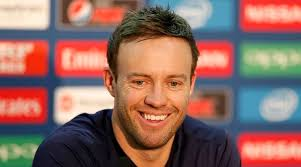
#> input picture abd1.jpg, 301 x 167 px
$ python opencv_face_smile_eye_detecton.py
#> lines starting #> are read from the running program, lines starting #| are printed output that depends on the picture; after the words box and inside, x2 and y2 are one past the last pixel; in counts of white or black regions, pixels touching at a corner belong together
import cv2


face_cascade=cv2.CascadeClassifier('haarcascade_frontalface_default.xml') #face detection
eye_cascade=cv2.CascadeClassifier('haarcascade_eye.xml') #eye detection
smile_cascade=cv2.CascadeClassifier('haarcascade_smile.xml')    #smile detection

#read the image
img=cv2.imread('abd1.jpg')
#> img is the input picture: shape (167, 301, 3); mean B, G, R 98.2, 106.4, 144.4

#convert to gray scale
gray=cv2.cvtColor(img,cv2.COLOR_BGR2GRAY)
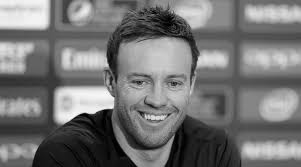
#> gray: shape (167, 301); min 0, max 252, mean 116.8

#detect faces
faces = face_cascade.detectMultiScale(gray, scaleFactor=1.1, minNeighbors=5)
#> faces = [[112, 47, 87, 87]]
#draw rectangle around the faces
for (x,y,w,h) in faces:
    cv2.rectangle(img, (x, y), (x + w, y + h), (255, 0, 0), 2)


    # Region of interest (ROI) for eyes inside the face
    roi_gray = gray[y:y + h, x:x + w]
    roi_color = img[y:y + h, x:x + w]

    # Detect eyes inside the face ROI
    eyes = eye_cascade.detectMultiScale(roi_gray)
    for (ex, ey, ew, eh) in eyes:
        cv2.rectangle(roi_color, (ex, ey), (ex + ew, ey + eh), (0, 255, 0), 2)


    #detect smiles in roi_gray (inside face)
    smiles = smile_cascade.detectMultiScale(roi_gray, scaleFactor=1.7, minNeighbors=20)
    for (sx, sy, sw, sh) in smiles:
        cv2.rectangle(roi_color, (sx, sy), (sx + sw, sy + sh), (0, 0, 255), 2)  # Red for smile
#> this loop made 1 pass
#> (x, y, w, h, eyes, smiles) on pass 1: (112, 47, 87, 87, [[21, 23, 23, 23], [49, 24, 24, 24]], [[24, 59, 36, 18]])
#> pass 1, `roi_gray = gray[y:y + h, x:x + w]`:
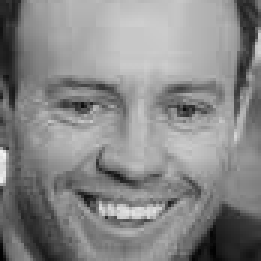
#> roi_gray: shape (87, 87) (shown 3 times larger); min 2, max 244, mean 135.1
#> pass 1, `roi_color = img[y:y + h, x:x + w]`:
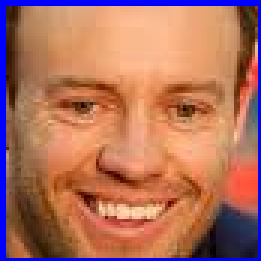
#> roi_color: shape (87, 87, 3) (shown 3 times larger); mean B, G, R 94.9, 112.5, 175.4
#> after the loop:
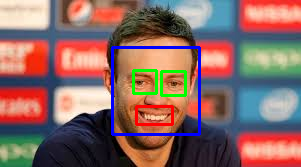
#> img: shape (167, 301, 3); 3.81% of pixels changed, all inside (x1, y1, x2, y2) = (111, 46, 201, 136)
#> after the loop:
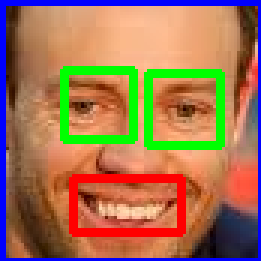
#> roi_color: shape (87, 87, 3) (shown 3 times larger); 11.57% of pixels changed, all inside (x1, y1, x2, y2) = (20, 22, 75, 79)


#show the output
cv2.imshow('Face Detection', img)
cv2.waitKey(0)
cv2.destroyAllWindows()

$ run again, with abd.jpg copied over abd1.jpg
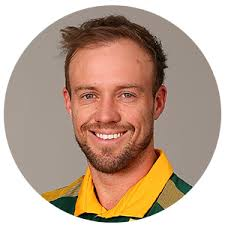
#> input picture abd.jpg, 225 x 225 px
#> img is the input picture: shape (225, 225, 3); mean B, G, R 144, 162.5, 188.4
#> `gray=cv2.cvtColor(img,cv2.COLOR_BGR2GRAY)`:
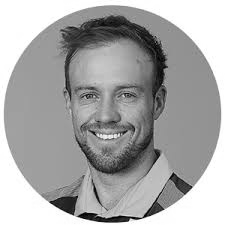
#> gray: shape (225, 225); min 2, max 255, mean 168.2
#> faces = [[55, 53, 106, 106]]
#> the loop `for (x,y,w,h) in faces:` made 1 pass
#> (x, y, w, h, eyes) on pass 1: (55, 53, 106, 106, [[57, 29, 27, 27], [21, 31, 25, 25]])
#> after the loop `for (x,y,w,h) in faces:`:
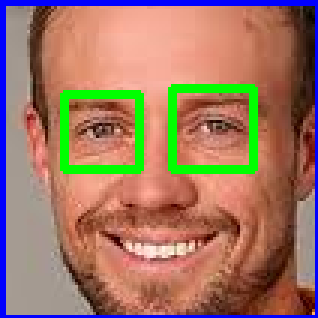
#> roi_color: shape (106, 106, 3) (shown 3 times larger); mean B, G, R 100.9, 118.9, 158.5
